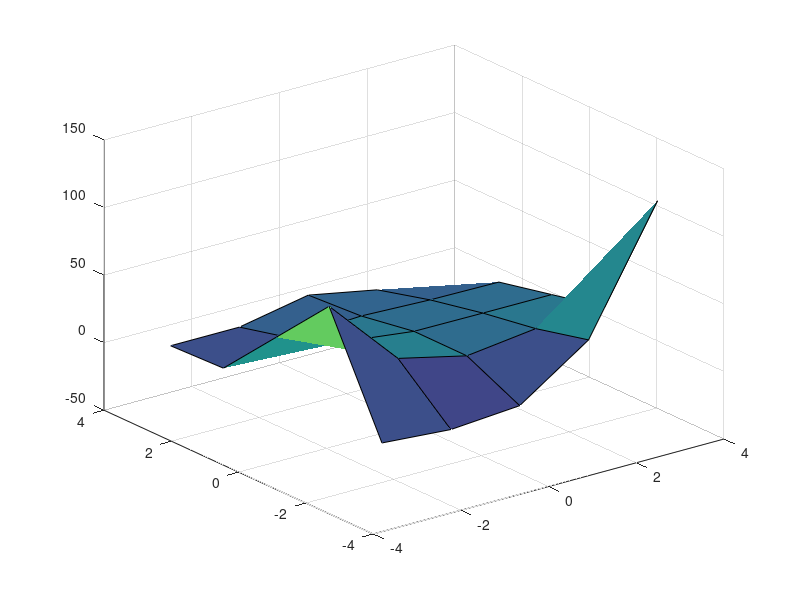
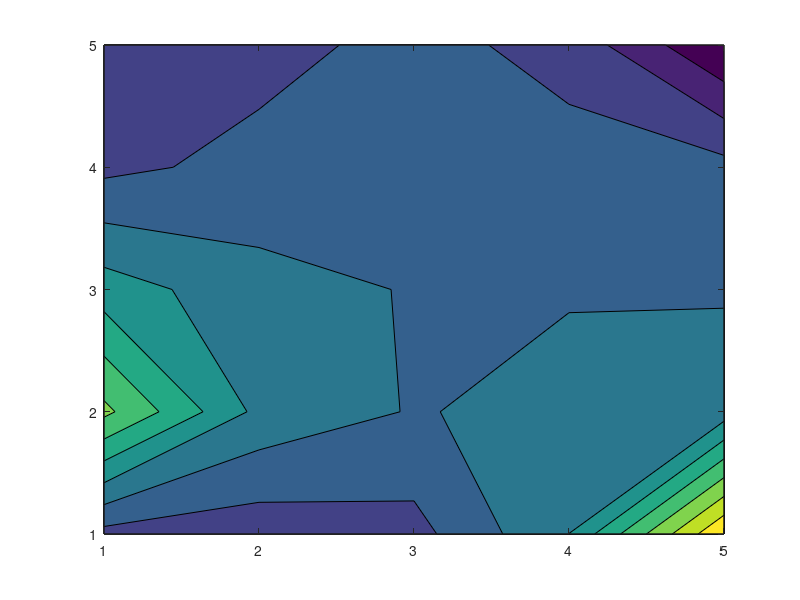

Write MATLAB code to recreate these figures, in order.
%   2D Helmholtz Equation
%   Daniel Cariel
%       This codes..... Add description 


%Region for the Helmholtz Equation
clc; clear all;
n=input('Input value of n:');
a_x= -pi;
b_x= pi;
a_y= -pi;
b_y= pi;
x= linspace(a_x,b_y,n);
y= linspace(a_y,b_y,n);

%Discretization Coefficients
   gamma= 0;
   h= (2*b_x)/n;
 
%  GAUSS SEIDEL NUMERICAL SOLVER 
 
 u= zeros(n); % Initial guess for gauss seidel approximation 
 
 %Boundary Conditions
    %Dirishlet 
    u(:,1)= b_y.*((b_y-a_y).^2)+ ((x(:)-a_x)/(b_x-a_x)).* (((b_y-a_y).^2).*cos(pi.*(b_y/a_y))-b_y.*(b_y-a_y).^2);

    u(n,:)= ((y(:)-a_y).^2).*cos(pi.*(y(:)/a_y));
 
    u(1,:)= y(:).*(y(:)-a_y).^2;

 %Gauss Seidel Iterations
 error=1;
 iteration=0;

while max(error(:))>=1e-6
% while iteration < 30

   
  iteration=iteration+1;
  u_0=u;
    for i=2:n-1
        for j=2:n-1
          F(i,j)= cos((pi/2)*(2*((x(i)-a_x)/(b_x-a_x))+1))*sin((pi*y(j)-a_y)/(b_y-a_y));
          u(i,j)= (1/((gamma*h^2)-4))*((h^2)*F(i,j)-(u(i+1,j)+u(i-1,j)+u(i,j+1)+u(i,j-1)));
        end 
        u(i,n)= (1/((gamma*h^2)-4))*((h^2)*F(i,j)-(u(i+1,j)+u(i-1,j)+u(i,j+1)+u(i,j+1))); 
    end
     u_f=u;
     error= abs((u_f-u_0)./(u_f))

end 


iteration

figure(1)
surf(x,y,u)
figure(2)
contourf(u)
     
 
 
 
 
